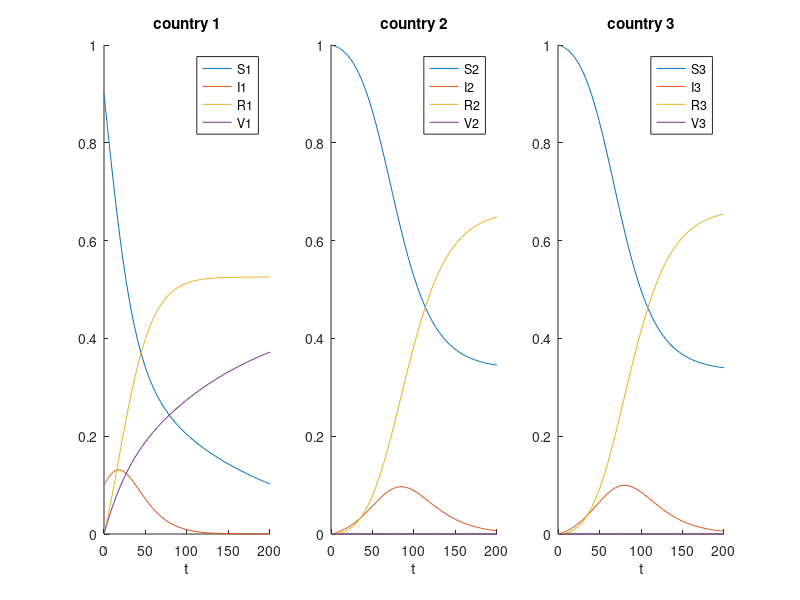

MATLAB code for this plot:

M=3; % number of countries
gamma=1/14;
%beta=(eye(M)*1.6 + 0.03)*gamma;
beta=[1.6,0,0;
      0.03,1.6,0;
      0.03,0,1.6]*gamma;
%beta=(eye(M)*1.6 + 0.03*2*rand(M))*gamma;

%%
%xi=[0.00;0.0;0.0];
N=[6;3.6;3];
%xi=[0.0;0.0028;0.0033]; %constaint: sum(xi)*N=0.02
xi=[0.04;0.0;0.0]./N;
% S: X(1:M), I: X(M+1:2*M), R: X(2*M+1:3*M), V: X(3*M+1:4*M)
odefun=@(t,X)[-beta*X(M+1:2*M).*X(1:M)./N - xi.*X(1:M) ; 
               beta*X(M+1:2*M).*X(1:M)./N - gamma*X(M+1:2*M) ;
               gamma*X(M+1:2*M)  ;
               xi.*X(1:M)];
           
tspan=[0,200];
Sinit=[0.9; 1; 1].*N;
Iinit=[0.1; 0; 0].*N;
Rinit=[0;0;0].*N;
Vinit=[0;0;0].*N;
init=[Sinit;Iinit;Rinit;Vinit];


[t,X]=ode45(odefun,tspan,init);

%%
fig=figure('Position',[121 346 1734 439]);
sfig1=subplot(1,3,1);
hold on
plot(t,X(:,1)./N(1));
plot(t,X(:,4)./N(1));
plot(t,X(:,7)./N(1));
plot(t,X(:,10)./N(1));
xlabel('t');
title('country 1');
legend('S1','I1','R1','V1');
fprintf('integral of I1: %.3f\n', trapz(t,X(:,4)));

sfig2=subplot(1,3,2);
hold on
plot(t,X(:,2)./N(2));
plot(t,X(:,5)./N(2));
plot(t,X(:,8)./N(2));
plot(t,X(:,11)./N(1));
xlabel('t');
title('country 2');
legend('S2','I2','R2','V2');
fprintf('integral of I2: %.3f\n', trapz(t,X(:,5)));

sfig3=subplot(1,3,3);
hold on
plot(t,X(:,3)./N(3));
plot(t,X(:,6)./N(3));
plot(t,X(:,9)./N(3));
plot(t,X(:,12)./N(1));
xlabel('t');
title('country 3');
legend('S3','I3','R3','V3');
fprintf('integral of I3: %.3f\n', trapz(t,X(:,6)));